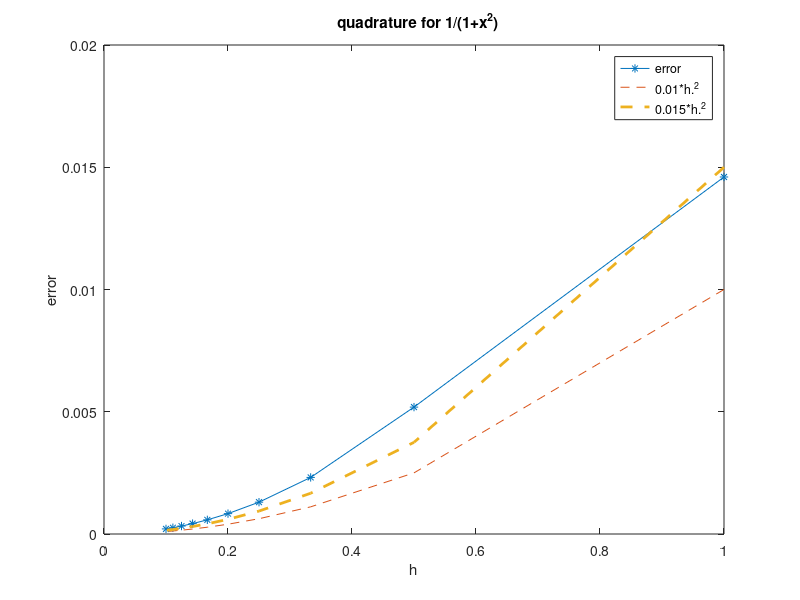
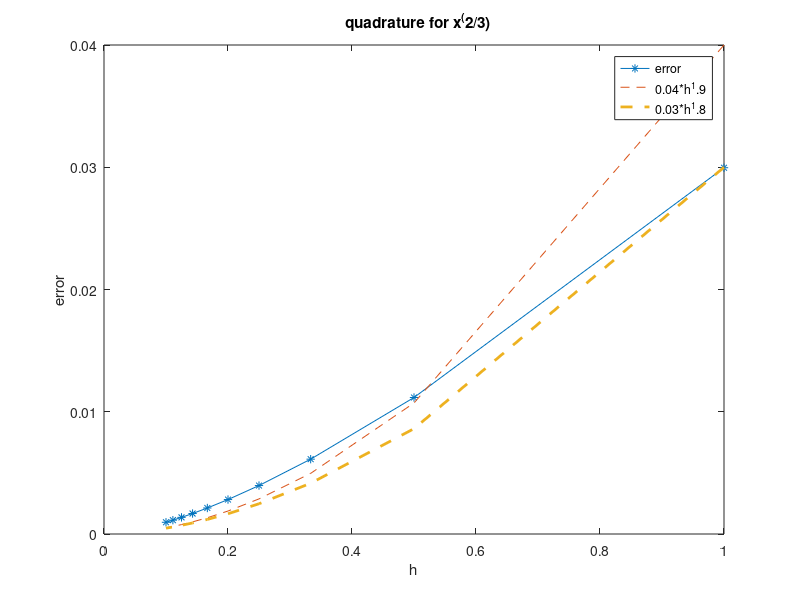

Source code (MATLAB) for these figures, in order:
% EX 3 on interval [a,b]
clear;close all;
f = @(x) 1./(1 + x.^2);
a = 0;
b = 1;
N = 1:10;
h = 1./N
N2 = N;
QG = 0;
errorQG = zeros(1,length(N));
for i = 1:length(N)
n = N(i);
x = zeros(n,1);
m = linspace(a,b,n+1);
alpha = 1;
hl = 1/(n);
x(1:end) = (0.5).*(m(2:end)+m(1:end-1));
w = ones(1,n);
fx = f(x);
disp('length fx')
disp(length(fx))
disp('length x')
disp(length(x))
IF = atan(1);
disp('length QG')
disp(length(QG))
QG = w*fx/n 


errorQG(i) = abs(IF-QG)

end
%%%%%%%%%%%%(c)%%%%%%%%%%%%
figure()
plot(h,errorQG,'-*',...
    h, 0.01*h.^2,'--',...
    h, 0.015*h.^2,'--','Linewidth', 2)
legend('error ','0.01*h.^2','0.015*h.^2')
xlabel('h'); ylabel('error'); title('  quadrature for 1/(1+x^2)')

%(f)%%%%%%%%%%%%%%%%%%%
f = @(x) x.^(2/3);
for i = 1:length(N)
n = N(i);
x = zeros(n,1);
m = linspace(a,b,n+1);
hl = 1/(n);
x(1:end) = (0.5).*(m(2:end)+m(1:end-1));
w = ones(1,n);
fx = f(x);
disp(length(fx))
disp(length(x))
IF = 3/5;
disp(length(QG))
QG = w*fx/n 
errorQG(i) = abs(IF-QG)

end
%%%%%%%%%%%%(c)%%%%%%%%%%%%
figure()
plot(h,errorQG,'-*',...
    h, 0.04*h.^(1.9),'--',...
    h, 0.03*h.^(1.8),'--','Linewidth', 2)
legend('error ','0.04*h^1.9','0.03*h^1.8')
xlabel('h'); ylabel('error'); title('  quadrature for x^(2/3)')
